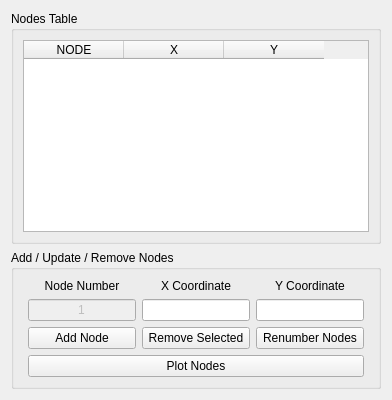
         <widget class="QWidget" name="Nodes_Tab">
          <attribute name="title">
           <string>Nodes</string>
          </attribute>
          <layout class="QHBoxLayout" name="horizontalLayout_3">
           <item>
            <layout class="QVBoxLayout" name="verticalLayout" stretch="2,0">
             <item>
              <widget class="QGroupBox" name="groupBox">
               <property name="title">
                <string>Nodes Table</string>
               </property>
               <layout class="QVBoxLayout" name="verticalLayout_2">
                <item>
                 <widget class="QTableWidget" name="Nodes_Table_Widget">
                  <property name="editTriggers">
                   <set>QAbstractItemView::AnyKeyPressed|QAbstractItemView::DoubleClicked|QAbstractItemView::EditKeyPressed</set>
                  </property>
                  <property name="alternatingRowColors">
                   <bool>true</bool>
                  </property>
                  <property name="sortingEnabled">
                   <bool>false</bool>
                  </property>
                  <property name="rowCount">
                   <number>0</number>
                  </property>
                  <column>
                   <property name="text">
                    <string>NODE</string>
                   </property>
                   <property name="textAlignment">
                    <set>AlignCenter</set>
                   </property>
                  </column>
                  <column>
                   <property name="text">
                    <string>X</string>
                   </property>
                   <property name="textAlignment">
                    <set>AlignCenter</set>
                   </property>
                  </column>
                  <column>
                   <property name="text">
                    <string>Y</string>
                   </property>
                   <property name="textAlignment">
                    <set>AlignCenter</set>
                   </property>
                  </column>
                 </widget>
                </item>
               </layout>
              </widget>
             </item>
             <item>
              <widget class="QGroupBox" name="groupBox_2">
               <property name="title">
                <string>Add / Update / Remove Nodes</string>
               </property>
               <layout class="QHBoxLayout" name="horizontalLayout_4">
                <item>
                 <layout class="QGridLayout" name="Add_Remove_Grid">
                  <property name="leftMargin">
                   <number>5</number>
                  </property>
                  <property name="rightMargin">
                   <number>5</number>
                  </property>
                  <item row="1" column="0">
                   <widget class="QLineEdit" name="Node_Number_LEdit">
                    <property name="enabled">
                     <bool>false</bool>
                    </property>
                    <property name="text">
                     <string>1</string>
                    </property>
                    <property name="alignment">
                     <set>Qt::AlignCenter</set>
                    </property>
                   </widget>
                  </item>
                  <item row="0" column="1">
                   <widget class="QLabel" name="X_Coord_Label">
                    <property name="text">
                     <string>X Coordinate</string>
                    </property>
                    <property name="alignment">
                     <set>Qt::AlignCenter</set>
                    </property>
                   </widget>
                  </item>
                  <item row="1" column="1">
                   <widget class="QLineEdit" name="X_Coord_LEdit">
                    <property name="alignment">
                     <set>Qt::AlignCenter</set>
                    </property>
                   </widget>
                  </item>
                  <item row="0" column="2">
                   <widget class="QLabel" name="Y_Coord_Label">
                    <property name="text">
                     <string>Y Coordinate</string>
                    </property>
                    <property name="alignment">
                     <set>Qt::AlignCenter</set>
                    </property>
                   </widget>
                  </item>
                  <item row="0" column="0">
                   <widget class="QLabel" name="Node_Number_Label">
                    <property name="text">
                     <string>Node Number</string>
                    </property>
                    <property name="alignment">
                     <set>Qt::AlignCenter</set>
                    </property>
                   </widget>
                  </item>
                  <item row="2" column="0">
                   <widget class="QPushButton" name="Add_Node_Button">
                    <property name="sizePolicy">
                     <sizepolicy hsizetype="Minimum" vsizetype="Expanding">
                      <horstretch>0</horstretch>
                      <verstretch>0</verstretch>
                     </sizepolicy>
                    </property>
                    <property name="text">
                     <string>Add Node</string>
                    </property>
                   </widget>
                  </item>
                  <item row="1" column="2">
                   <widget class="QLineEdit" name="Y_Coord_LEdit">
                    <property name="alignment">
                     <set>Qt::AlignCenter</set>
                    </property>
                   </widget>
                  </item>
                  <item row="4" column="0" colspan="3">
                   <widget class="QPushButton" name="Plot_Nodes_Button">
                    <property name="text">
                     <string>Plot Nodes</string>
                    </property>
                   </widget>
                  </item>
                  <item row="2" column="1">
                   <widget class="QPushButton" name="Remove_Node_Button">
                    <property name="sizePolicy">
                     <sizepolicy hsizetype="Minimum" vsizetype="Expanding">
                      <horstretch>0</horstretch>
                      <verstretch>0</verstretch>
                     </sizepolicy>
                    </property>
                    <property name="text">
                     <string>Remove Selected</string>
                    </property>
                   </widget>
                  </item>
                  <item row="2" column="2">
                   <widget class="QPushButton" name="Renumber_Nodes_Button">
                    <property name="text">
                     <string>Renumber Nodes</string>
                    </property>
                   </widget>
                  </item>
                 </layout>
                </item>
               </layout>
              </widget>
             </item>
            </layout>
           </item>
          </layout>
         </widget>
